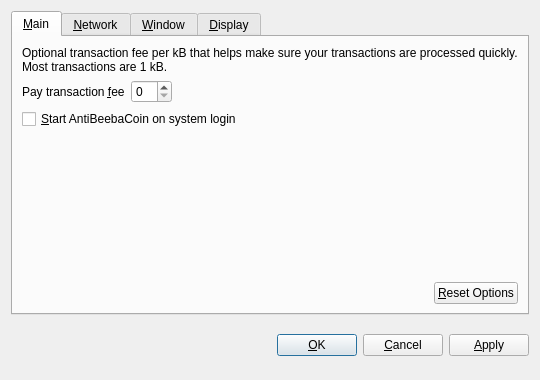
<?xml version="1.0" encoding="UTF-8"?>
<ui version="4.0">
 <class>OptionsDialog</class>
 <widget class="QDialog" name="OptionsDialog">
  <property name="geometry">
   <rect>
    <x>0</x>
    <y>0</y>
    <width>540</width>
    <height>380</height>
   </rect>
  </property>
  <property name="windowTitle">
   <string>Options</string>
  </property>
  <property name="modal">
   <bool>true</bool>
  </property>
  <layout class="QVBoxLayout" name="verticalLayout">
   <item>
    <widget class="QTabWidget" name="tabWidget">
     <property name="tabPosition">
      <enum>QTabWidget::North</enum>
     </property>
     <property name="currentIndex">
      <number>0</number>
     </property>
     <widget class="QWidget" name="tabMain">
      <attribute name="title">
       <string>&amp;Main</string>
      </attribute>
      <layout class="QVBoxLayout" name="verticalLayout_Main">
       <item>
        <widget class="QLabel" name="transactionFeeInfoLabel">
         <property name="text">
          <string>Optional transaction fee per kB that helps make sure your transactions are processed quickly. Most transactions are 1 kB.</string>
         </property>
         <property name="textFormat">
          <enum>Qt::PlainText</enum>
         </property>
         <property name="wordWrap">
          <bool>true</bool>
         </property>
        </widget>
       </item>
       <item>
        <layout class="QHBoxLayout" name="horizontalLayout_1_Main">
         <item>
          <widget class="QLabel" name="transactionFeeLabel">
           <property name="text">
            <string>Pay transaction &amp;fee</string>
           </property>
           <property name="textFormat">
            <enum>Qt::PlainText</enum>
           </property>
           <property name="buddy">
            <cstring>transactionFee</cstring>
           </property>
          </widget>
         </item>
         <item>
          <widget class="BitcoinAmountField" name="transactionFee"/>
         </item>
         <item>
          <spacer name="horizontalSpacer_1_Main">
           <property name="orientation">
            <enum>Qt::Horizontal</enum>
           </property>
           <property name="sizeHint" stdset="0">
            <size>
             <width>40</width>
             <height>20</height>
            </size>
           </property>
          </spacer>
         </item>
        </layout>
       </item>
       <item>
        <widget class="QCheckBox" name="bitcoinAtStartup">
         <property name="toolTip">
          <string>Automatically start AntiBeebaCoin after logging in to the system.</string>
         </property>
         <property name="text">
          <string>&amp;Start AntiBeebaCoin on system login</string>
         </property>
        </widget>
       </item>
       <item>
        <spacer name="verticalSpacer_Main">
         <property name="orientation">
          <enum>Qt::Vertical</enum>
         </property>
         <property name="sizeHint" stdset="0">
          <size>
           <width>20</width>
           <height>40</height>
          </size>
         </property>
        </spacer>
       </item>
       <item>
        <layout class="QHBoxLayout" name="horizontalLayout_2_Main">
         <item>
          <spacer name="horizontalSpacer_2_Main">
           <property name="orientation">
            <enum>Qt::Horizontal</enum>
           </property>
           <property name="sizeHint" stdset="0">
            <size>
             <width>40</width>
             <height>20</height>
            </size>
           </property>
          </spacer>
         </item>
         <item>
          <widget class="QPushButton" name="resetButton">
           <property name="toolTip">
            <string>Reset all client options to default.</string>
           </property>
           <property name="text">
            <string>&amp;Reset Options</string>
           </property>
           <property name="autoDefault">
            <bool>false</bool>
           </property>
          </widget>
         </item>
        </layout>
       </item>
      </layout>
     </widget>
     <widget class="QWidget" name="tabNetwork">
      <attribute name="title">
       <string>&amp;Network</string>
      </attribute>
      <layout class="QVBoxLayout" name="verticalLayout_Network">
       <item>
        <widget class="QCheckBox" name="mapPortUpnp">
         <property name="toolTip">
          <string>Automatically open the AntiBeebaCoin client port on the router. This only works when your router supports UPnP and it is enabled.</string>
         </property>
         <property name="text">
          <string>Map port using &amp;UPnP</string>
         </property>
        </widget>
       </item>
       <item>
        <widget class="QCheckBox" name="connectSocks">
         <property name="toolTip">
          <string>Connect to the AntiBeebaCoin network through a SOCKS proxy (e.g. when connecting through Tor).</string>
         </property>
         <property name="text">
          <string>&amp;Connect through SOCKS proxy:</string>
         </property>
        </widget>
       </item>
       <item>
        <layout class="QHBoxLayout" name="horizontalLayout_Network">
         <item>
          <widget class="QLabel" name="proxyIpLabel">
           <property name="text">
            <string>Proxy &amp;IP:</string>
           </property>
           <property name="textFormat">
            <enum>Qt::PlainText</enum>
           </property>
           <property name="buddy">
            <cstring>proxyIp</cstring>
           </property>
          </widget>
         </item>
         <item>
          <widget class="QValidatedLineEdit" name="proxyIp">
           <property name="maximumSize">
            <size>
             <width>140</width>
             <height>16777215</height>
            </size>
           </property>
           <property name="toolTip">
            <string>IP address of the proxy (e.g. 127.0.0.1)</string>
           </property>
          </widget>
         </item>
         <item>
          <widget class="QLabel" name="proxyPortLabel">
           <property name="text">
            <string>&amp;Port:</string>
           </property>
           <property name="textFormat">
            <enum>Qt::PlainText</enum>
           </property>
           <property name="buddy">
            <cstring>proxyPort</cstring>
           </property>
          </widget>
         </item>
         <item>
          <widget class="QLineEdit" name="proxyPort">
           <property name="maximumSize">
            <size>
             <width>55</width>
             <height>16777215</height>
            </size>
           </property>
           <property name="toolTip">
            <string>Port of the proxy (e.g. 9050)</string>
           </property>
          </widget>
         </item>
         <item>
          <widget class="QLabel" name="socksVersionLabel">
           <property name="text">
            <string>SOCKS &amp;Version:</string>
           </property>
           <property name="textFormat">
            <enum>Qt::PlainText</enum>
           </property>
           <property name="buddy">
            <cstring>socksVersion</cstring>
           </property>
          </widget>
         </item>
         <item>
          <widget class="QValueComboBox" name="socksVersion">
           <property name="toolTip">
            <string>SOCKS version of the proxy (e.g. 5)</string>
           </property>
          </widget>
         </item>
         <item>
          <spacer name="horizontalSpacer_Network">
           <property name="orientation">
            <enum>Qt::Horizontal</enum>
           </property>
           <property name="sizeHint" stdset="0">
            <size>
             <width>40</width>
             <height>20</height>
            </size>
           </property>
          </spacer>
         </item>
        </layout>
       </item>
       <item>
        <spacer name="verticalSpacer_Network">
         <property name="orientation">
          <enum>Qt::Vertical</enum>
         </property>
         <property name="sizeHint" stdset="0">
          <size>
           <width>20</width>
           <height>40</height>
          </size>
         </property>
        </spacer>
       </item>
      </layout>
     </widget>
     <widget class="QWidget" name="tabWindow">
      <attribute name="title">
       <string>&amp;Window</string>
      </attribute>
      <layout class="QVBoxLayout" name="verticalLayout_Window">
       <item>
        <widget class="QCheckBox" name="minimizeToTray">
         <property name="toolTip">
          <string>Show only a tray icon after minimizing the window.</string>
         </property>
         <property name="text">
          <string>&amp;Minimize to the tray instead of the taskbar</string>
         </property>
        </widget>
       </item>
       <item>
        <widget class="QCheckBox" name="minimizeOnClose">
         <property name="toolTip">
          <string>Minimize instead of exit the application when the window is closed. When this option is enabled, the application will be closed only after selecting Quit in the menu.</string>
         </property>
         <property name="text">
          <string>M&amp;inimize on close</string>
         </property>
        </widget>
       </item>
       <item>
        <spacer name="verticalSpacer_Window">
         <property name="orientation">
          <enum>Qt::Vertical</enum>
         </property>
         <property name="sizeHint" stdset="0">
          <size>
           <width>20</width>
           <height>40</height>
          </size>
         </property>
        </spacer>
       </item>
      </layout>
     </widget>
     <widget class="QWidget" name="tabDisplay">
      <attribute name="title">
       <string>&amp;Display</string>
      </attribute>
      <layout class="QVBoxLayout" name="verticalLayout_Display">
       <item>
        <layout class="QHBoxLayout" name="horizontalLayout_1_Display">
         <item>
          <widget class="QLabel" name="langLabel">
           <property name="text">
            <string>User Interface &amp;language:</string>
           </property>
           <property name="textFormat">
            <enum>Qt::PlainText</enum>
           </property>
           <property name="buddy">
            <cstring>lang</cstring>
           </property>
          </widget>
         </item>
         <item>
          <widget class="QValueComboBox" name="lang">
           <property name="toolTip">
            <string>The user interface language can be set here. This setting will take effect after restarting AntiBeebaCoin.</string>
           </property>
          </widget>
         </item>
        </layout>
       </item>
       <item>
        <layout class="QHBoxLayout" name="horizontalLayout_2_Display">
         <item>
          <widget class="QLabel" name="unitLabel">
           <property name="text">
            <string>&amp;Unit to show amounts in:</string>
           </property>
           <property name="textFormat">
            <enum>Qt::PlainText</enum>
           </property>
           <property name="buddy">
            <cstring>unit</cstring>
           </property>
          </widget>
         </item>
         <item>
          <widget class="QValueComboBox" name="unit">
           <property name="toolTip">
            <string>Choose the default subdivision unit to show in the interface and when sending coins.</string>
           </property>
          </widget>
         </item>
        </layout>
       </item>
       <item>
        <widget class="QCheckBox" name="displayAddresses">
         <property name="toolTip">
          <string>Whether to show AntiBeebaCoin addresses in the transaction list or not.</string>
         </property>
         <property name="text">
          <string>&amp;Display addresses in transaction list</string>
         </property>
        </widget>
       </item>
       <item>
        <spacer name="verticalSpacer_Display">
         <property name="orientation">
          <enum>Qt::Vertical</enum>
         </property>
         <property name="sizeHint" stdset="0">
          <size>
           <width>20</width>
           <height>40</height>
          </size>
         </property>
        </spacer>
       </item>
      </layout>
     </widget>
    </widget>
   </item>
   <item>
    <layout class="QHBoxLayout" name="horizontalLayout_Buttons">
     <item>
      <spacer name="horizontalSpacer_1">
       <property name="orientation">
        <enum>Qt::Horizontal</enum>
       </property>
       <property name="sizeHint" stdset="0">
        <size>
         <width>40</width>
         <height>48</height>
        </size>
       </property>
      </spacer>
     </item>
     <item>
      <widget class="QLabel" name="statusLabel">
       <property name="font">
        <font>
         <weight>75</weight>
         <bold>true</bold>
        </font>
       </property>
       <property name="text">
        <string/>
       </property>
       <property name="textFormat">
        <enum>Qt::PlainText</enum>
       </property>
       <property name="wordWrap">
        <bool>true</bool>
       </property>
      </widget>
     </item>
     <item>
      <spacer name="horizontalSpacer_2">
       <property name="orientation">
        <enum>Qt::Horizontal</enum>
       </property>
       <property name="sizeHint" stdset="0">
        <size>
         <width>40</width>
         <height>48</height>
        </size>
       </property>
      </spacer>
     </item>
     <item>
      <widget class="QPushButton" name="okButton">
       <property name="text">
        <string>&amp;OK</string>
       </property>
      </widget>
     </item>
     <item>
      <widget class="QPushButton" name="cancelButton">
       <property name="text">
        <string>&amp;Cancel</string>
       </property>
       <property name="autoDefault">
        <bool>false</bool>
       </property>
      </widget>
     </item>
     <item>
      <widget class="QPushButton" name="applyButton">
       <property name="text">
        <string>&amp;Apply</string>
       </property>
       <property name="autoDefault">
        <bool>false</bool>
       </property>
      </widget>
     </item>
    </layout>
   </item>
  </layout>
 </widget>
 <customwidgets>
  <customwidget>
   <class>BitcoinAmountField</class>
   <extends>QSpinBox</extends>
   <header>bitcoinamountfield.h</header>
  </customwidget>
  <customwidget>
   <class>QValueComboBox</class>
   <extends>QComboBox</extends>
   <header>qvaluecombobox.h</header>
  </customwidget>
  <customwidget>
   <class>QValidatedLineEdit</class>
   <extends>QLineEdit</extends>
   <header>qvalidatedlineedit.h</header>
  </customwidget>
 </customwidgets>
 <resources/>
 <connections/>
</ui>
